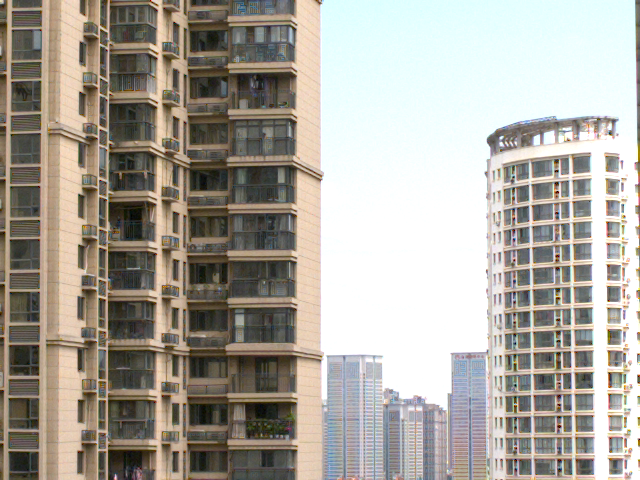
#> input picture images/camera/buildings/10image.bmp, 640 x 480 px; its folder holds 4 pictures in this run
$ jupyter execute Exp_c3.ipynb   (shell and % lines are left out)
#> lines starting #> are read from the running program, lines starting #| are printed output that depends on the picture; pictures that were not available may be replaced by others from this repository, and a replacement may not be noted
[cell 1]
# Analysis the entropy of with the gamma
import os
import numpy as np
import cv2
import matplotlib.pyplot as plt
import seaborn as sns
sns.set_style()


# Calculate the entropy of an image
def entropy(img):
    if img.ndim > 2:
        gray = cv2.cvtColor(img,cv2.COLOR_BGR2GRAY)
    else:
        gray = img

    # Get the pdf (histogram)
    p = np.zeros(256)
    for i in range(256):
        p[i] = np.sum(gray[:]==i).astype(float)/(gray.shape[0]*gray.shape[1])

    # Compute the entropy
    entropy = 0.0
    for i in range(256):
        if p[i]>0:
            entropy -= p[i]*np.log(p[i])
    return entropy

# our equ.(7), predict the entropy when we applied gamma trans to the PDF
def entropy_gamma(img, gamma):

    # Get the pdf (histogram) of the original image
    p = np.zeros(256)
    for i in range(256):
        p[i] = np.sum(img[:]==i).astype(float)/(img.shape[0]*img.shape[1])

    # Compute the entropy after distortion with gamma
    entropy = 0.0
    for i in range(256):
        if p[i]>0:
            entropy -= p[i]*np.log(p[i]*((i+0.5)/256)**(1-gamma)/gamma)
    return entropy

# gamma transformation
def gt(img, gamma):
    n_img  = (img+0.5)/256.0
    g_img = np.power(n_img, gamma)
    out = np.uint8(np.round(g_img*256.0-0.5))
    return out


# AGT-ME method, infer a better gamma
def agt(img,gamma0):
    n_img  = (img+0.5)/256.0
    delta_gamma = -1.0/np.mean(np.log(n_img))
    return delta_gamma*gamma0

# Calculate the histogram of an image
def hist(img):
    if img.ndim > 2:
        gray = cv2.cvtColor(img,cv2.COLOR_BGR2GRAY)
    else:
        gray = img

    # Get the pdf (histogram)
    h = np.zeros(256)
    for i in range(256):
        h[i] = np.sum(gray[:]==i).astype(float)
    return h

[cell 2]
# Read the images
path = "../images/camera/buildings"
index1, index2 = 10,15
gamma1, gamma2 = 0.05*index1, 0.05*index2
d_gamma = gamma2/gamma1

img1 = cv2.imread(path+"/"+str(index1)+"image.bmp", 0)
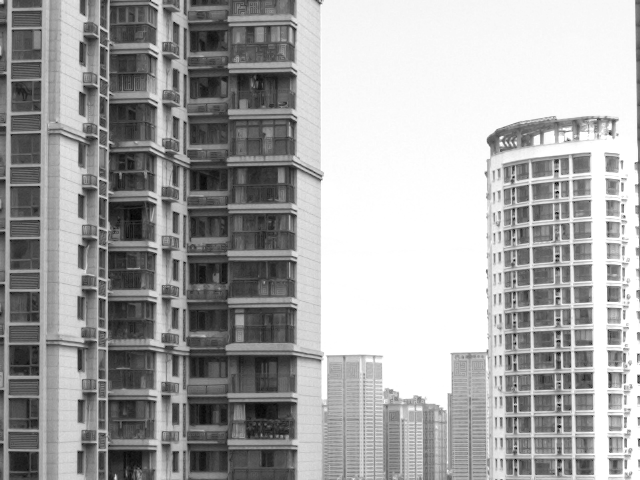
#> img1: shape (480, 640); min 0, max 255, mean 166.1
img2 = cv2.imread(path+"/"+str(index2)+"image.bmp", 0)
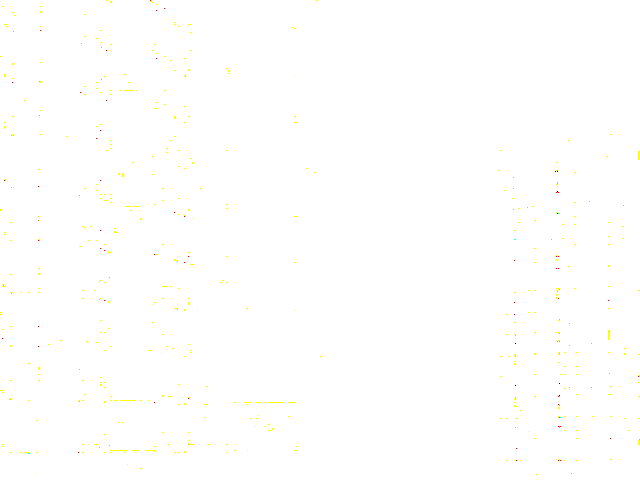
#> input picture images/camera/buildings/0image.bmp, 640 x 480 px, given in place of 15image.bmp, which was not available
#> img2: shape (480, 640); min 11, max 255, mean 254.8
ent1, ent2 = entropy(img1), entropy(img2)
#> after the loop in entropy, `for i in range(256):`: p = 256 values, max 0.123 at index 255, min 3.26e-06 at index 0, mean 0.00391
#> the loop in entropy, `for i in range(256):` made 256 passes
#> after the loop in entropy, `for i in range(256):`: entropy = 4.94
#> the loop in entropy (call 2), `for i in range(256):` made 256 passes
#> ent1 = 4.94; ent2 = 0.0371

# Regular Pipeline
img1_g = gt(img1, d_gamma)
#> in gt, `g_img = np.power(n_img, gamma)`:
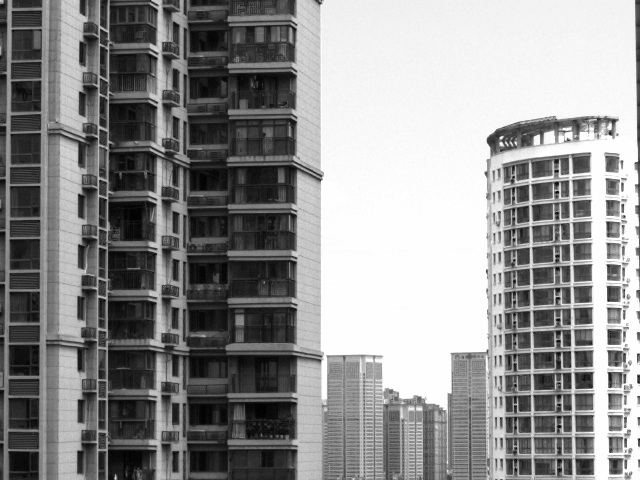
#> g_img: shape (480, 640) float64; min 8.63e-05, max 0.997, mean 0.565
ent_reg = entropy(img1_g)
#> ent_reg = 4.85

# Novel Pipeline
ent_nov = entropy_gamma(img1, d_gamma)
#> the loop in entropy_gamma, `for i in range(256):` made 256 passes
#> after the loop in entropy_gamma, `for i in range(256):`: entropy = 5.06
#> ent_nov = 5.06

# show the entropies
print(f"ent1:{ent1:0.3f}\tent2:{ent2:0.3f}\tent_reg:{ent_reg:0.3f}\tent_nov:{ent_nov:0.3f}")
#| ent1:4.936	ent2:0.037	ent_reg:4.850	ent_nov:5.061

# save the images for manuscript
cv2.imwrite('img1.png', img1); cv2.imwrite('img2.png', img2);cv2.imwrite('img1_g.png', img1_g)
#> after `cv2.imwrite('img1_g.png', img1_g)`: Out = True

[cell 3]
# plot the images and histogram
fig = plt.figure(figsize=(20,10))
plt.subplot(2,4,1); plt.imshow(img1,cmap='gray'); plt.title(f"I1 $\gamma=${gamma1}")
plt.subplot(2,4,2); plt.imshow(img2,cmap='gray'); plt.title(f"I2 $\gamma=${gamma2}")
plt.subplot(2,4,3); plt.imshow(img1_g,cmap='gray'); plt.title(f"GT(I1) with $\delta\gamma=$ {d_gamma}")
plt.subplot(2,4,4); plt.imshow(0*img1_g,cmap='gray'); plt.title(f"None")

x = np.arange(0,256)
x_g = np.power(x/255.0, d_gamma)*255
plt.subplot(2,4,5); plt.plot(x,hist(img1)); plt.title(f"I1 $\gamma=${gamma1}")
#> after the loop in hist, `for i in range(256):`: h = 256 values, max 37891 at index 255, min 1 at index 0, mean 1200
plt.subplot(2,4,6); plt.plot(x,hist(img2),'b-'); plt.title(f"I2 $\gamma=${gamma2}")
plt.subplot(2,4,7); plt.plot(x,hist(img2),'b-'); plt.plot(x,hist(img1_g));  plt.title(f"GC on Image GT(I1)")
plt.legend(["I2", "G(I1)"])
plt.subplot(2,4,8); plt.plot(x,hist(img2),'b-'); plt.plot(x_g,hist(img1));  plt.title(f"GC on PDF")
plt.legend(["I2", "G(PDF(I1))"])

# output for manuscript
def plot_hist(x,h, name):
#> called with x = array of shape (256,), h = array of shape (256,), name = 'hist1.png'
    fig = plt.figure()
    plt.plot(x,h,linewidth=4)
    plt.xlim([0,255])
    plt.ylim([0,10000])
    plt.yticks([])
    plt.xticks(fontsize=30)

    fig.savefig(name)
plot_hist(x,hist(img1),'hist1.png')
plot_hist(x,hist(img2),'hist2.png')
plot_hist(x,hist(img1_g),'hist1_gi.png')
#> call 3 of plot_hist, with x = array of shape (256,), h = array of shape (256,), name = 'hist1_gi.png'
#> in plot_hist (call 3), `fig.savefig(name)`:
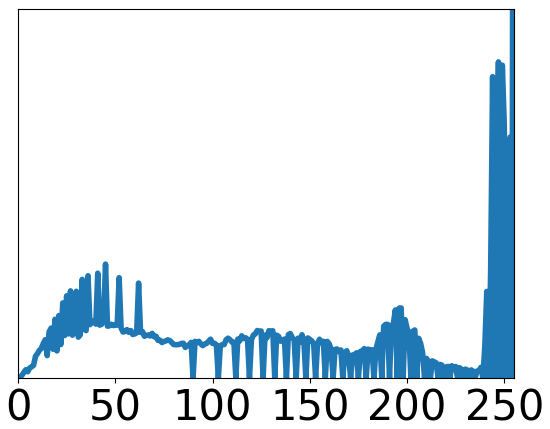
#> figure drawn by matplotlib, 1 panel
plot_hist(x_g,hist(img1),'hist1_gp.png')
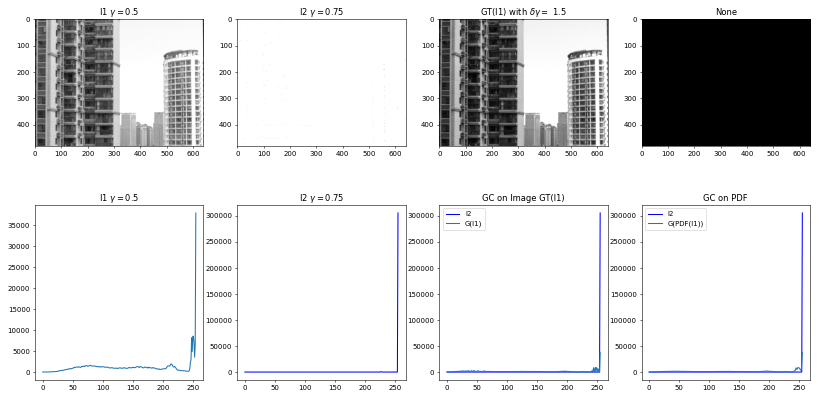
#> figure drawn by matplotlib, 8 panels; panel 5: curve peaks at x = 255, y = 37891; panel 6: curve peaks at x = 255, y = 305817; panel 7: curve peaks at x = 255, y = 305817; panel 7: curve peaks at x = 255, y = 37891

[cell 4]
def plot_zoom_hist(x, h, name=None):
    xx = np.reshape(x,(1,-1))+np.array([[0],[0]])
    hh = np.reshape(h,(1,-1))*np.array([[0],[1]])

    if name is not None: fig = plt.figure(figsize=(10,5))
    plt.plot(xx,hh,'k', linewidth=4)
    plt.grid('on')
    plt.xlim([200,210])
    plt.ylim([0,2e3])
    plt.yticks([])
    plt.xticks(fontsize=35)
    if name is not None: fig.savefig(name)

plt.figure(figsize=(10,10))
plt.subplot(4,1,1); plot_zoom_hist(x,hist(img1)); plt.title(f"I1 $\gamma=${gamma1}")
plt.subplot(4,1,2); plot_zoom_hist(x,hist(img2)); plt.title(f"I2 $\gamma=${gamma2}")
plt.subplot(4,1,3); plot_zoom_hist(x,hist(img1_g)); plt.title(f"GT(I1) with $\delta\gamma=$ {d_gamma}")
plt.subplot(4,1,4); plot_zoom_hist(x_g,hist(img1)); plt.title(f"GT(I1) with $\delta\gamma=$ {d_gamma}")

plot_zoom_hist(x,hist(img1),'hist1_zoom.png')
#> in plot_zoom_hist (call 5), `if name is not None: fig.savefig(name)`:
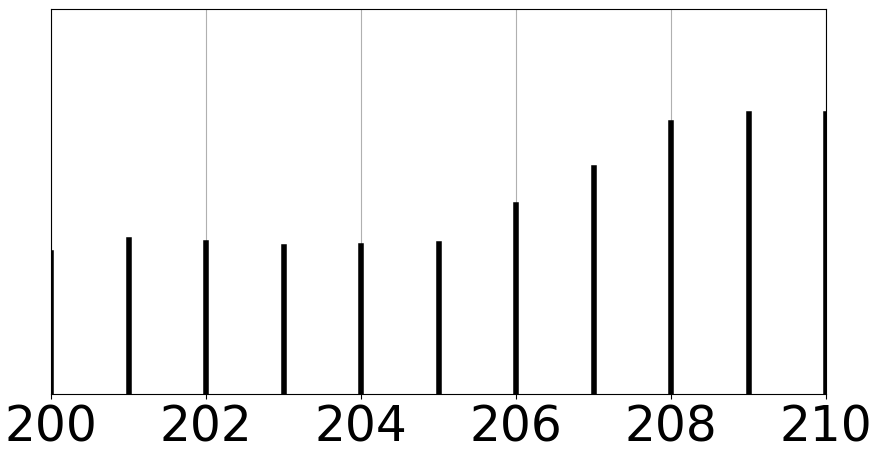
#> figure drawn by matplotlib, 1 panel
plot_zoom_hist(x,hist(img2),'hist2_zoom.png')
#> in plot_zoom_hist (call 6), `if name is not None: fig.savefig(name)`:
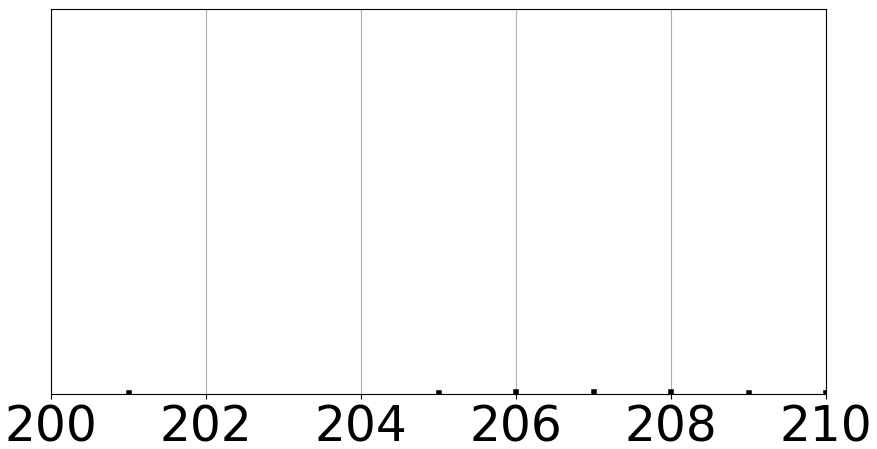
#> figure drawn by matplotlib, 1 panel
plot_zoom_hist(x,hist(img1_g),'hist1_gi_zoom.png')
#> in plot_zoom_hist (call 7), `if name is not None: fig.savefig(name)`:
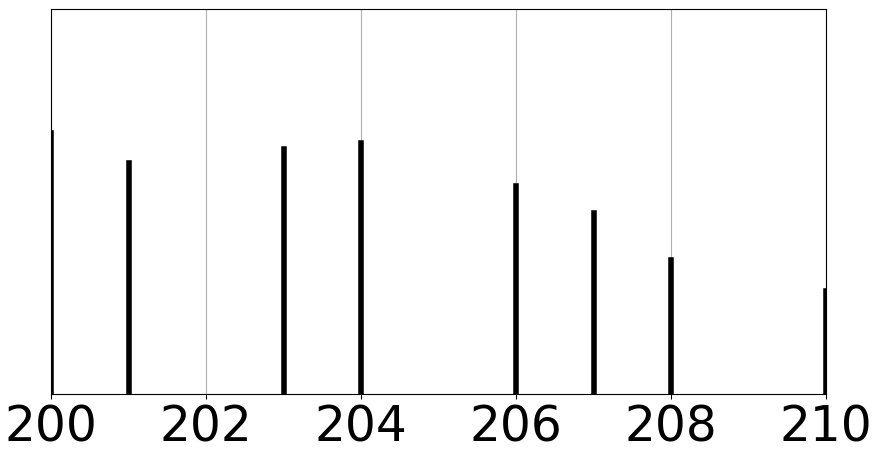
#> figure drawn by matplotlib, 1 panel
plot_zoom_hist(x_g,hist(img1),'hist1_gp_zoom.png')
#> in plot_zoom_hist (call 8), `if name is not None: fig.savefig(name)`:
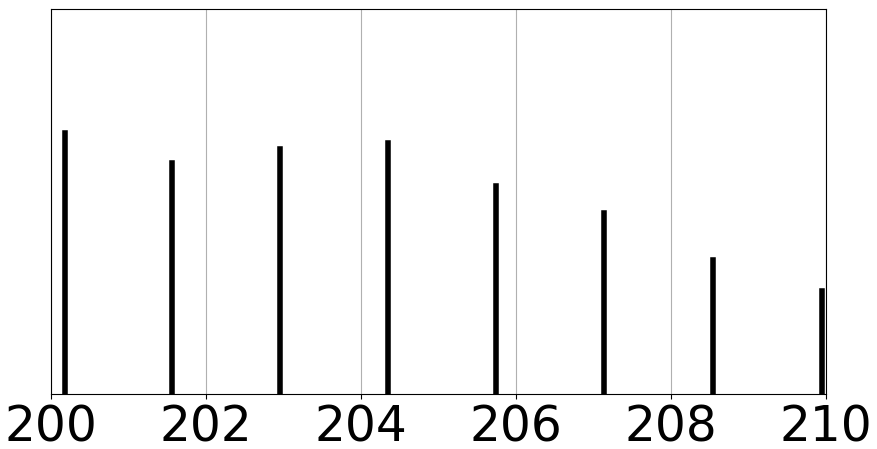
#> figure drawn by matplotlib, 1 panel
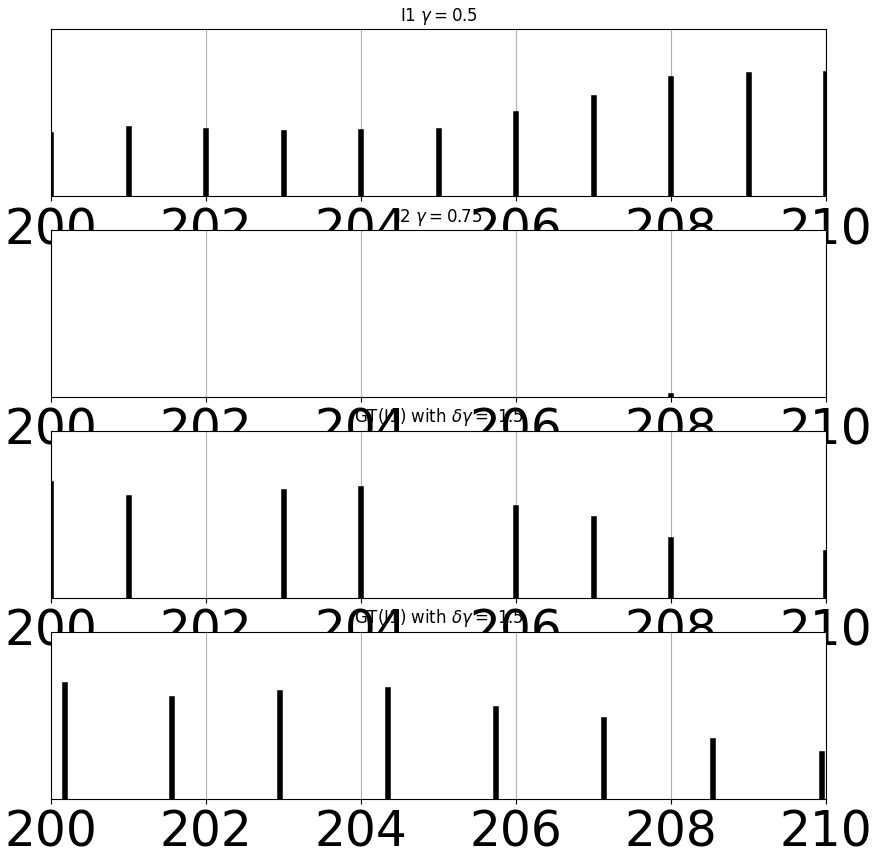
#> figure drawn by matplotlib, 4 panels
